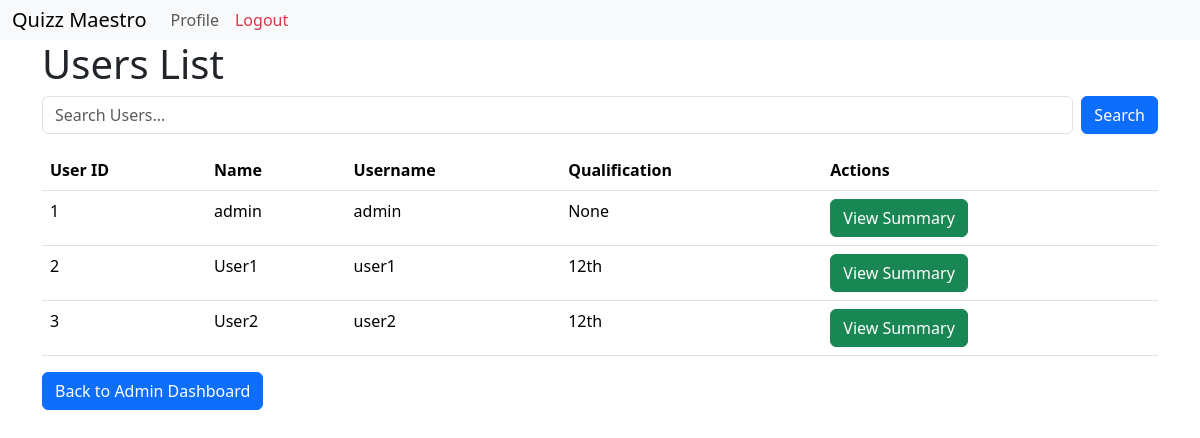
The app's page /admin/users (signed in) with its own data.
### models.py (models this page shows, shortened)
class User(db.Model):
    __tablename__ = 'user'
    id = db.Column(db.Integer, primary_key=True)
    username = db.Column(db.String(40), unique=True, nullable=False)
    passhash = db.Column(db.String(512), nullable=False)
    name = db.Column(db.String(80), nullable=True)
    qualification = db.Column(db.String(80), nullable=True)
    dob = db.Column(db.Date, nullable=True)
    is_admin = db.Column(db.Boolean, nullable=False, default=False)
    @property
    def password(self):
        raise AttributeError('password is not a readable attribute')

### routes.py (the view)
@app.route('/admin/users')
@admin_required
def admin_users():
    query = request.args.get('query', '').strip().lower()
    users = User.query.all()
    if query:
        users = [user for user in users if
                 (user.id and str(user.id) in query) or
                 (user.name and query in user.name.lower()) or
                 (user.username and query in user.username.lower()) or
                 (user.qualification and query in user.qualification.lower())]   # Filter based on search query
    return render_template('admin/users.html', users=users, query=query)

### routes.py (called while the page is built)
def admin_required(func):
    @wraps(func)
    def inner(*args, **kwargs):
        user_id = session.get('user_id')
        if not user_id:
            flash('Please login to continue')
            return redirect(url_for('login'))
        user = User.query.get(user_id)
        if not user:
            session.pop('user_id', None)  # Remove invalid session
            flash('User does not exist. Please login again.')
            return redirect(url_for('login'))
        if not user.is_admin:
            return redirect(url_for('index'))
        return func(*args, **kwargs)
    return inner

### templates/admin/users.html (shortened to what this page needs)
{% extends 'layout.html' %}
{% block content %}
<h1>Users List</h1>
<form class="d-flex mb-3" role="search" action="{{ url_for('admin_users') }}" method="GET">
    <input class="form-control me-2" type="search" name="query" placeholder="Search Users..."
           aria-label="Search" value="{{ query }}">
    <button class="btn btn-primary" type="submit">Search</button>
</form>
<table class="table">
    <thead>
        <tr>
            <th>User ID</th>
            <th>Name</th>
            <th>Username</th>
            <th>Qualification</th>
            <th>Actions</th>
        </tr>
    </thead>
    <tbody>
        {% for user in users %}
        <tr>
            <td>{{ user.id }}</td>
            <td>{{ user.name }}</td>
            <td>{{ user.username }}</td>
            <td>{{ user.qualification }}</td>
            <td>
                <a href="{{ url_for('user_summary', user_id=user.id) }}" class="btn btn-success">
                    View Summary
                </a>
            </td>
        </tr>
        {% endfor %}
    </tbody>
</table>
<a href="{{ url_for('admin') }}" class="btn btn-primary">Back to Admin Dashboard</a>
{% endblock %}

### templates/layout.html (style rules this page uses)
body { margin : 0; padding: 0; }

### records on screen
User: id "1", name "admin", username "admin", qualification "None"
User: id "2", name "User1", username "user1", qualification "12th"
User: id "3", name "User2", username "user2", qualification "12th"
